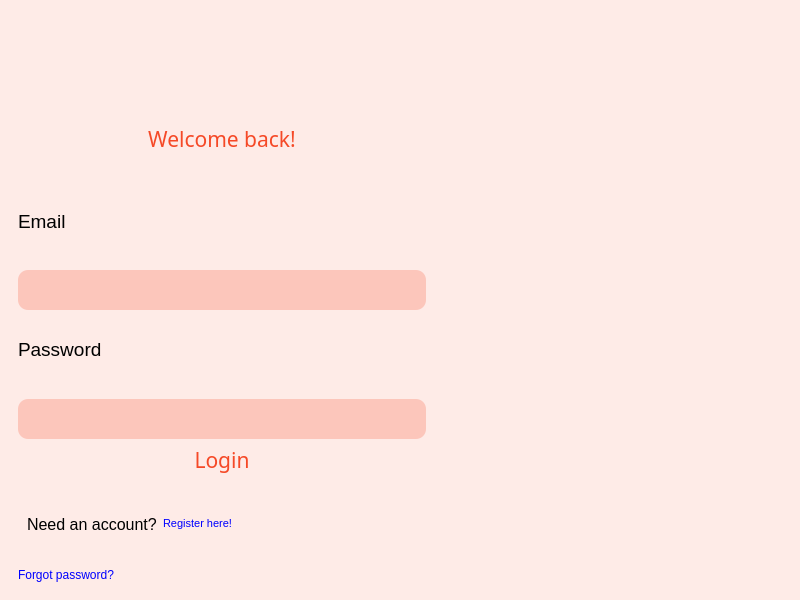
<?xml version="1.0" encoding="UTF-8"?>
<ui version="4.0">
 <class>MainWindow</class>
 <widget class="QMainWindow" name="MainWindow">
  <property name="geometry">
   <rect>
    <x>0</x>
    <y>0</y>
    <width>800</width>
    <height>600</height>
   </rect>
  </property>
  <property name="windowTitle">
   <string>MainWindow</string>
  </property>
  <property name="styleSheet">
   <string notr="true">#centralwidget {
	background: #FEEBE7;
}

#title {
	color: #F54927;
}

#login {
	color: #FCC6BB;
	border: none;
	outline: none;
	border-radius: 10px;
	min-height: 40px;
}
#login {
	color: #F54927;
	border: none;
	outline: none;
	border-radius: 10px;
	min-height: 40px;
}

#login:hover {
	color: #FEEBE7;
	background: #F54927;
}

#forgot_pass, #nav_register {
	color: blue;
	background: transparent;
	border: none;
	outline: none;
	text-align: left
}</string>
  </property>
  <widget class="QWidget" name="centralwidget">
   <property name="styleSheet">
    <string notr="true">#centralwidget {
	background: #FEEBE7;
}

#title {
	color: #F54927;
}

#email, #password {
	background: #FCC6BB;
	border: none;
	outline: none;
	border-radius: 10px;
	min-height: 40px;
}

#login {
	color: #F54927;
	border: none;
	outline: none;
	border-radius: 10px;
	min-height: 40px;
}

#login:hover {
	color: #FEEBE7;
	background: #F54927;
}

#forgot_pass, #nav_register {
	color: blue;
	background: transparent;
	border: none;
	outline: none;	
	text-align: left; 
}</string>
   </property>
   <layout class="QHBoxLayout" name="horizontalLayout">
    <item>
     <widget class="QWidget" name="widget" native="true">
      <property name="minimumSize">
       <size>
        <width>0</width>
        <height>0</height>
       </size>
      </property>
      <property name="font">
       <font>
        <family>Arial</family>
        <pointsize>12</pointsize>
       </font>
      </property>
      <layout class="QVBoxLayout" name="verticalLayout">
       <item>
        <widget class="QLabel" name="label">
         <property name="text">
          <string/>
         </property>
         <property name="pixmap">
          <pixmap>img/logo.png</pixmap>
         </property>
         <property name="alignment">
          <set>Qt::AlignCenter</set>
         </property>
        </widget>
       </item>
       <item>
        <widget class="QLabel" name="title">
         <property name="font">
          <font>
           <family>Arial Black</family>
           <pointsize>16</pointsize>
          </font>
         </property>
         <property name="styleSheet">
          <string notr="true"/>
         </property>
         <property name="text">
          <string>Welcome back!</string>
         </property>
         <property name="alignment">
          <set>Qt::AlignCenter</set>
         </property>
        </widget>
       </item>
       <item>
        <widget class="QLabel" name="label_2">
         <property name="font">
          <font>
           <family>Arial</family>
           <pointsize>14</pointsize>
          </font>
         </property>
         <property name="text">
          <string>Email</string>
         </property>
        </widget>
       </item>
       <item>
        <widget class="QTextEdit" name="email">
         <property name="minimumSize">
          <size>
           <width>0</width>
           <height>40</height>
          </size>
         </property>
         <property name="maximumSize">
          <size>
           <width>16777215</width>
           <height>30</height>
          </size>
         </property>
         <property name="font">
          <font>
           <family>Arial</family>
          </font>
         </property>
        </widget>
       </item>
       <item>
        <widget class="QLabel" name="label_3">
         <property name="font">
          <font>
           <family>Arial</family>
           <pointsize>14</pointsize>
          </font>
         </property>
         <property name="text">
          <string>Password</string>
         </property>
        </widget>
       </item>
       <item>
        <widget class="QTextEdit" name="password">
         <property name="maximumSize">
          <size>
           <width>16777215</width>
           <height>30</height>
          </size>
         </property>
         <property name="font">
          <font>
           <family>Arial</family>
          </font>
         </property>
        </widget>
       </item>
       <item>
        <widget class="QPushButton" name="login">
         <property name="minimumSize">
          <size>
           <width>0</width>
           <height>40</height>
          </size>
         </property>
         <property name="font">
          <font>
           <family>Arial Black</family>
           <pointsize>16</pointsize>
           <weight>50</weight>
           <bold>false</bold>
          </font>
         </property>
         <property name="text">
          <string>Login</string>
         </property>
        </widget>
       </item>
       <item>
        <widget class="QWidget" name="widget_3" native="true">
         <layout class="QHBoxLayout" name="horizontalLayout_2" stretch="0,1">
          <item>
           <widget class="QLabel" name="label_4">
            <property name="font">
             <font>
              <family>Arial</family>
              <pointsize>12</pointsize>
             </font>
            </property>
            <property name="text">
             <string>Need an account?</string>
            </property>
           </widget>
          </item>
          <item>
           <widget class="QPushButton" name="nav_register">
            <property name="font">
             <font>
              <family>Arial</family>
              <pointsize>8</pointsize>
              <weight>50</weight>
              <bold>false</bold>
             </font>
            </property>
            <property name="text">
             <string>Register here!</string>
            </property>
           </widget>
          </item>
         </layout>
        </widget>
       </item>
       <item>
        <widget class="QPushButton" name="forgot_pass">
         <property name="text">
          <string>Forgot password?</string>
         </property>
        </widget>
       </item>
      </layout>
     </widget>
    </item>
    <item>
     <widget class="QWidget" name="widget_2" native="true">
      <property name="minimumSize">
       <size>
        <width>350</width>
        <height>0</height>
       </size>
      </property>
      <widget class="QLabel" name="label_6">
       <property name="geometry">
        <rect>
         <x>0</x>
         <y>0</y>
         <width>350</width>
         <height>581</height>
        </rect>
       </property>
       <property name="minimumSize">
        <size>
         <width>350</width>
         <height>350</height>
        </size>
       </property>
       <property name="styleSheet">
        <string notr="true"/>
       </property>
       <property name="text">
        <string/>
       </property>
       <property name="pixmap">
        <pixmap>img/3766277.png</pixmap>
       </property>
       <property name="scaledContents">
        <bool>true</bool>
       </property>
       <property name="alignment">
        <set>Qt::AlignCenter</set>
       </property>
       <property name="wordWrap">
        <bool>false</bool>
       </property>
      </widget>
     </widget>
    </item>
   </layout>
  </widget>
 </widget>
 <resources/>
 <connections/>
</ui>
